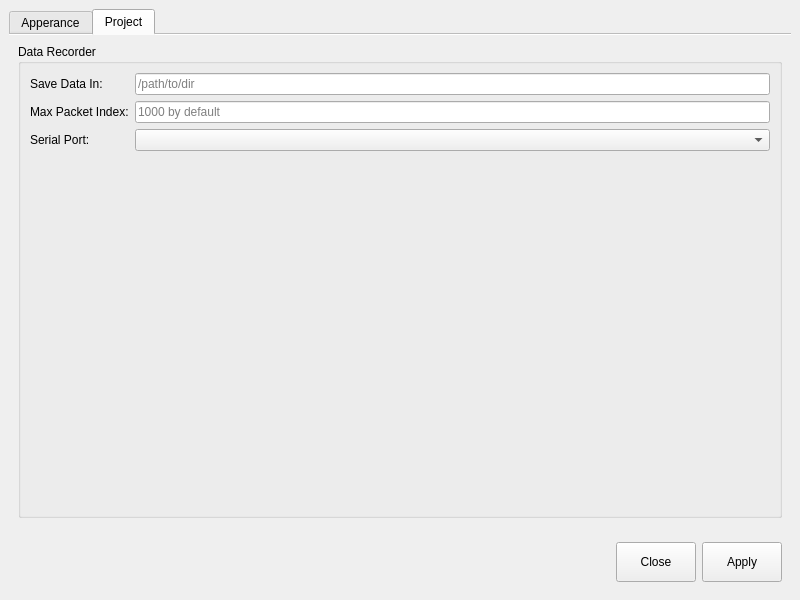
<?xml version="1.0" encoding="UTF-8"?>
<ui version="4.0">
 <class>SettingsWindow</class>
 <widget class="QMainWindow" name="SettingsWindow">
  <property name="geometry">
   <rect>
    <x>0</x>
    <y>0</y>
    <width>800</width>
    <height>600</height>
   </rect>
  </property>
  <property name="windowTitle">
   <string>Settings</string>
  </property>
  <widget class="QWidget" name="centralwidget">
   <layout class="QVBoxLayout" name="verticalLayout">
    <item>
     <widget class="QTabWidget" name="tabWidget">
      <property name="tabPosition">
       <enum>QTabWidget::TabPosition::North</enum>
      </property>
      <property name="tabShape">
       <enum>QTabWidget::TabShape::Rounded</enum>
      </property>
      <property name="currentIndex">
       <number>1</number>
      </property>
      <property name="elideMode">
       <enum>Qt::TextElideMode::ElideLeft</enum>
      </property>
      <property name="documentMode">
       <bool>true</bool>
      </property>
      <property name="tabsClosable">
       <bool>false</bool>
      </property>
      <widget class="QWidget" name="themeTab">
       <attribute name="title">
        <string>Apperance</string>
       </attribute>
       <layout class="QVBoxLayout" name="verticalLayout_2">
        <item>
         <widget class="QGroupBox" name="generalBox">
          <property name="title">
           <string>General</string>
          </property>
          <layout class="QFormLayout" name="formLayout_2">
           <property name="horizontalSpacing">
            <number>20</number>
           </property>
           <item row="0" column="0">
            <widget class="QLabel" name="themeLabel">
             <property name="text">
              <string>Theme:</string>
             </property>
            </widget>
           </item>
           <item row="0" column="1">
            <widget class="QComboBox" name="theme"/>
           </item>
          </layout>
         </widget>
        </item>
        <item>
         <widget class="QGroupBox" name="gavBox">
          <property name="title">
           <string>Graphs and Visualisation</string>
          </property>
          <layout class="QFormLayout" name="formLayout">
           <property name="horizontalSpacing">
            <number>20</number>
           </property>
           <item row="0" column="0">
            <widget class="QLabel" name="updateIntLabel">
             <property name="text">
              <string>Update Interval:</string>
             </property>
            </widget>
           </item>
           <item row="0" column="1">
            <widget class="QLineEdit" name="updateInterval">
             <property name="readOnly">
              <bool>false</bool>
             </property>
             <property name="placeholderText">
              <string>for ex. 60Hz</string>
             </property>
             <property name="cursorMoveStyle">
              <enum>Qt::CursorMoveStyle::LogicalMoveStyle</enum>
             </property>
             <property name="clearButtonEnabled">
              <bool>true</bool>
             </property>
            </widget>
           </item>
          </layout>
         </widget>
        </item>
       </layout>
      </widget>
      <widget class="QWidget" name="widget">
       <attribute name="title">
        <string>Project</string>
       </attribute>
       <layout class="QVBoxLayout" name="verticalLayout_3">
        <item>
         <widget class="QGroupBox" name="groupBox_3">
          <property name="title">
           <string>Data Recorder</string>
          </property>
          <layout class="QFormLayout" name="formLayout_3">
           <item row="0" column="0">
            <widget class="QLabel" name="saveDataLabel">
             <property name="text">
              <string>Save Data In: </string>
             </property>
            </widget>
           </item>
           <item row="0" column="1">
            <widget class="QLineEdit" name="saveDataPath">
             <property name="placeholderText">
              <string>/path/to/dir</string>
             </property>
            </widget>
           </item>
           <item row="1" column="0">
            <widget class="QLabel" name="mPackIndexLabel">
             <property name="text">
              <string>Max Packet Index:</string>
             </property>
            </widget>
           </item>
           <item row="1" column="1">
            <widget class="QLineEdit" name="maxPacketIndex">
             <property name="placeholderText">
              <string>1000 by default</string>
             </property>
            </widget>
           </item>
           <item row="2" column="0">
            <widget class="QLabel" name="serialPortLabel">
             <property name="text">
              <string>Serial Port: </string>
             </property>
            </widget>
           </item>
           <item row="2" column="1">
            <widget class="QComboBox" name="serialPortBox"/>
           </item>
          </layout>
         </widget>
        </item>
       </layout>
      </widget>
     </widget>
    </item>
    <item alignment="Qt::AlignmentFlag::AlignRight">
     <widget class="QFrame" name="btnBox">
      <property name="styleSheet">
       <string notr="true">QFrame{
	border: none;
}</string>
      </property>
      <property name="frameShape">
       <enum>QFrame::Shape::StyledPanel</enum>
      </property>
      <property name="frameShadow">
       <enum>QFrame::Shadow::Raised</enum>
      </property>
      <layout class="QHBoxLayout" name="horizontalLayout">
       <item>
        <widget class="QPushButton" name="discardBtn">
         <property name="minimumSize">
          <size>
           <width>0</width>
           <height>40</height>
          </size>
         </property>
         <property name="maximumSize">
          <size>
           <width>16777215</width>
           <height>40</height>
          </size>
         </property>
         <property name="text">
          <string>Close</string>
         </property>
        </widget>
       </item>
       <item>
        <widget class="QPushButton" name="applyBtn">
         <property name="minimumSize">
          <size>
           <width>0</width>
           <height>40</height>
          </size>
         </property>
         <property name="maximumSize">
          <size>
           <width>16777215</width>
           <height>40</height>
          </size>
         </property>
         <property name="text">
          <string>Apply</string>
         </property>
        </widget>
       </item>
      </layout>
     </widget>
    </item>
   </layout>
  </widget>
 </widget>
 <resources/>
 <connections/>
</ui>
